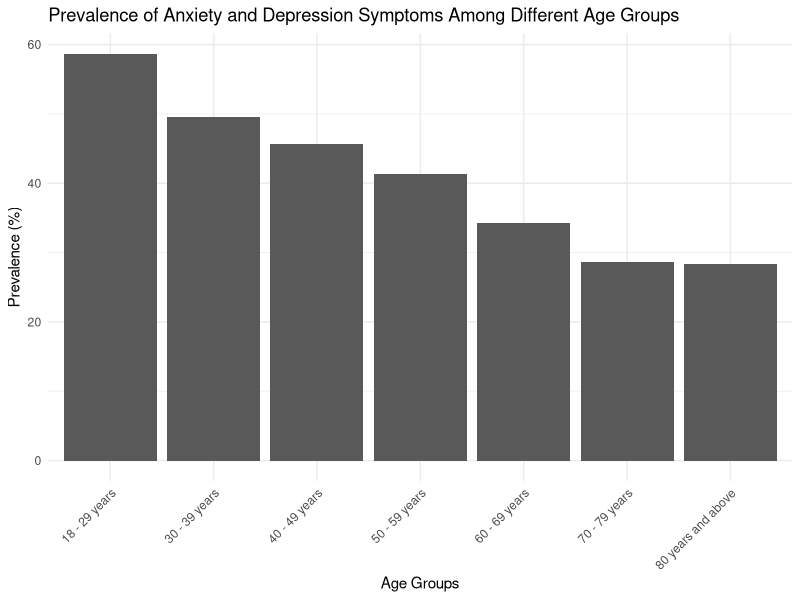
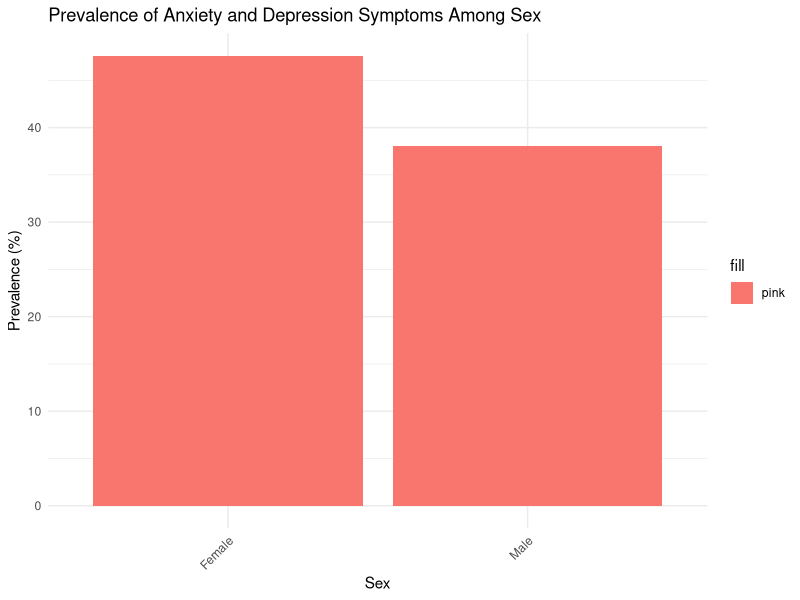
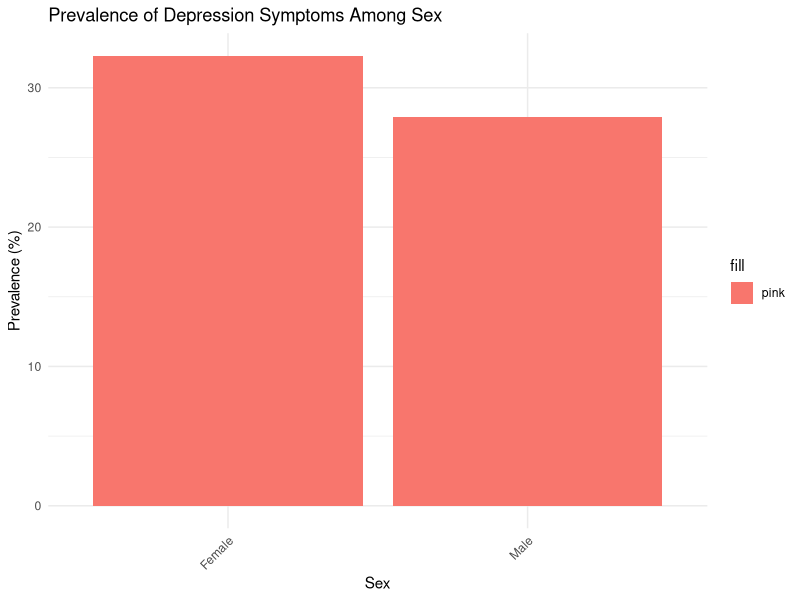
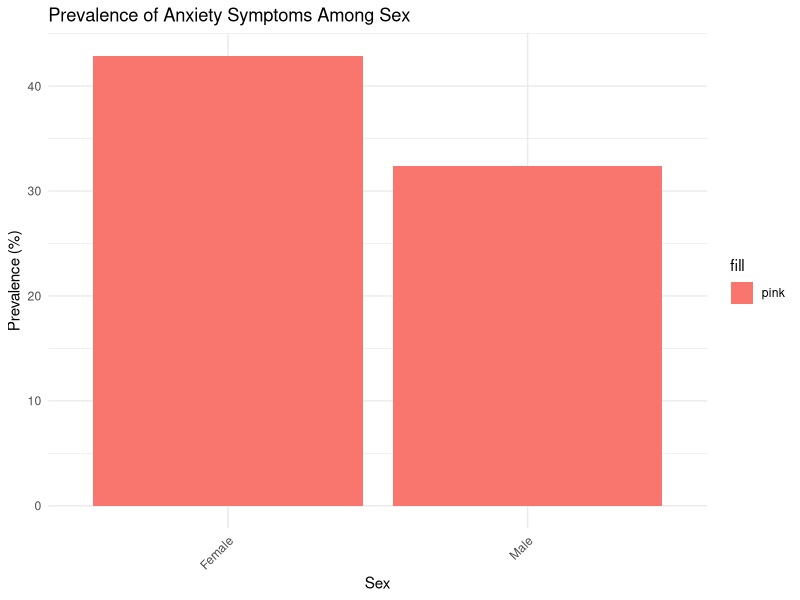
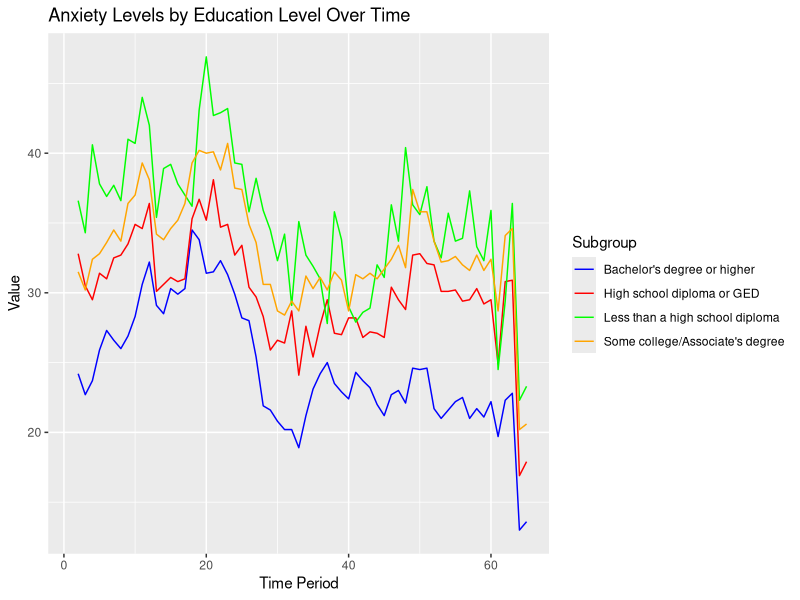
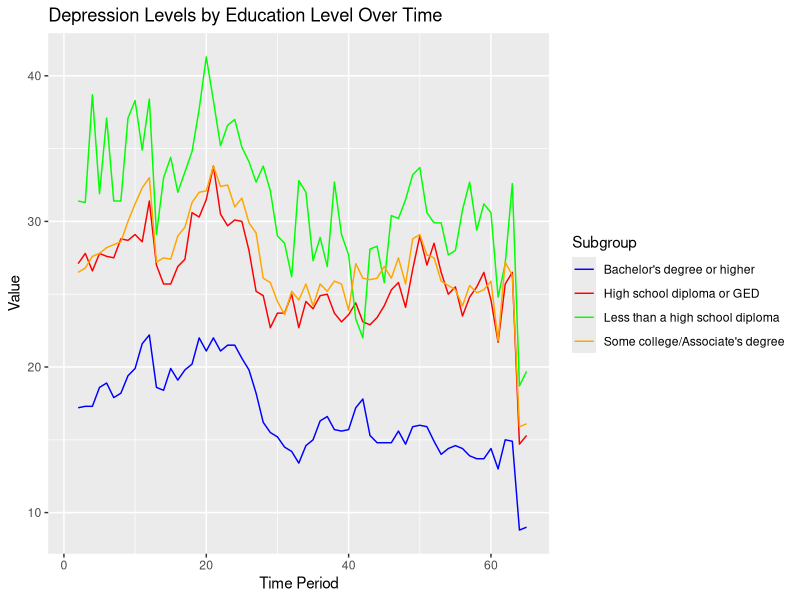
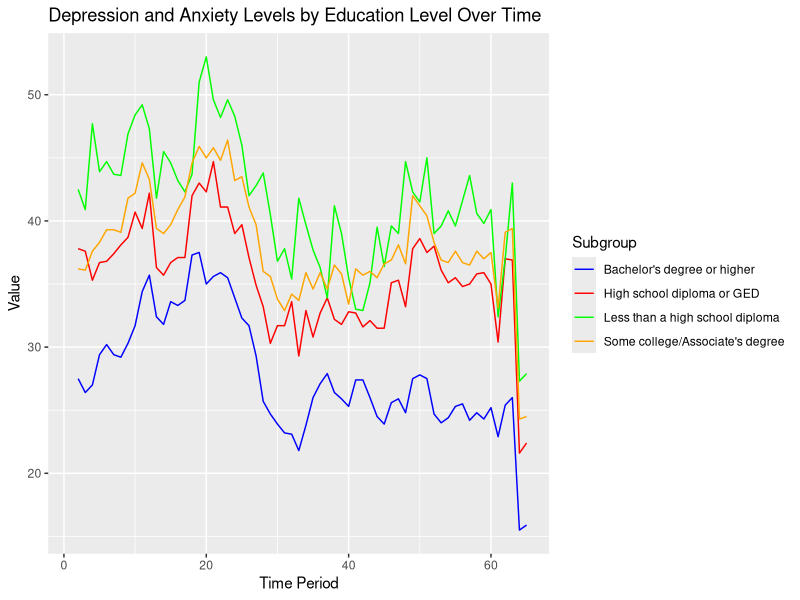
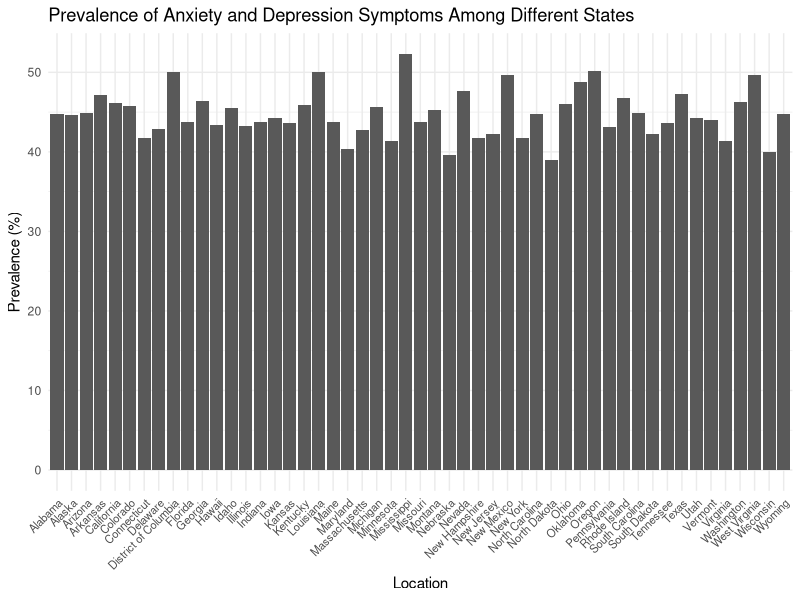

R code for these plots, in order:
## ---- chunk 1
knitr::opts_chunk$set(echo = TRUE)
## ---- chunk 2
library(readr)
anxiety_depression <- read_csv("Indicators_of_Anxiety_or_Depression_Based_on_Reported_Frequency_of_Symptoms_During_Last_7_Days.csv")
View(anxiety_depression)

## ---- chunk 3
# deleting unneeded columns
library(tidyverse)
col_delete <- c("Time Period Label", "Confidence Interval", "Quartile Range")

anxiety_depression <- anxiety_depression %>% 
  select(-one_of(col_delete))


#seperating the data by indicator
# Filter data for depressive disorder
depressive_data <- anxiety_depression %>%
  filter(Indicator == "Symptoms of Depressive Disorder")

# Filter data for anxiety disorder
anxiety_data <- anxiety_depression %>%
  filter(Indicator == "Symptoms of Anxiety Disorder")

# Filter data for depressive and anxiety disorder
depressive_anxiety_data <- anxiety_depression %>%
  filter(Indicator == "Symptoms of Anxiety Disorder or Depressive Disorder")

## ---- chunk 4
# Load the required library
library(tidyverse)

by_ages <- depressive_anxiety_data %>%  
  filter(Group == "By Age")


ggplot(data = by_ages, aes(x = Subgroup, y = Value)) +
  geom_bar(stat = "identity", position = "dodge") + 
  labs(title = "Prevalence of Anxiety and Depression Symptoms Among Different Age Groups",
       x = "Age Groups",
       y = "Prevalence (%)") +
  theme_minimal() +
  theme(axis.text.x = element_text(angle = 45, hjust = 1))
## ---- chunk 5
library(tidyverse)
#Depressive_anxiety_data
by_sex <- depressive_anxiety_data %>%  
  filter(Group == "By Sex")

ggplot(data = by_sex, aes(x = Subgroup, y = Value, fill = "pink")) +
  geom_bar(stat = "identity", position = "dodge") + 
  labs(title = "Prevalence of Anxiety and Depression Symptoms Among Sex",
       x = "Sex",
       y = "Prevalence (%)") +
  theme_minimal() +
  theme(axis.text.x = element_text(angle = 45, hjust = 1))

#Depressive data
by_sex <- depressive_data %>%  
  filter(Group == "By Sex")

ggplot(data = by_sex, aes(x = Subgroup, y = Value, fill = "pink")) +
  geom_bar(stat = "identity", position = "dodge") + 
  labs(title = "Prevalence of Depression Symptoms Among Sex",
       x = "Sex",
       y = "Prevalence (%)") +
  theme_minimal() +
  theme(axis.text.x = element_text(angle = 45, hjust = 1))

#Anxiety data
by_sex <- anxiety_data %>%   
  filter(Group == "By Sex")

ggplot(data = by_sex, aes(x = Subgroup, y = Value, fill = "pink")) +
  geom_bar(stat = "identity", position = "dodge") +  
  labs(title = "Prevalence of Anxiety Symptoms Among Sex",
       x = "Sex",
       y = "Prevalence (%)") +
  theme_minimal() +
  theme(axis.text.x = element_text(angle = 45, hjust = 1))

## ---- chunk 6
library(dplyr)

# Filter the dataset to include only entries where Group is "By Education"
anxiety_data_education <- anxiety_data %>% 
  filter(Group == "By Education")

library(ggplot2)

# Plotting the line chart
ggplot(anxiety_data_education, aes(x = `Time Period`, y = Value, color = Subgroup)) +
  geom_line() +
  labs(x = "Time Period", y = "Value") +
  ggtitle("Anxiety Levels by Education Level Over Time") +
  scale_color_manual(values = c("blue", "red", "green", "orange")) # Customizing line colors

depressive_data_education <- depressive_data %>% 
  filter(Group == "By Education")

# Plotting the line chart
ggplot(depressive_data_education, aes(x = `Time Period`, y = Value, color = Subgroup)) +
  geom_line() +
  labs(x = "Time Period", y = "Value") +
  ggtitle("Depression Levels by Education Level Over Time") +
  scale_color_manual(values = c("blue", "red", "green", "orange"))


depressive_anxiety_data_education <- depressive_anxiety_data %>% 
  filter(Group == "By Education")

# Plotting the line chart
ggplot(depressive_anxiety_data_education, aes(x = `Time Period`, y = Value, color = Subgroup)) +
  geom_line() +
  labs(x = "Time Period", y = "Value") +
  ggtitle("Depression and Anxiety Levels by Education Level Over Time") +
  scale_color_manual(values = c("blue", "red", "green", "orange"))

## ---- chunk 7
#anxiety and depression based on location 
by_state <- depressive_anxiety_data %>%  
  filter(Group == "By State")

ggplot(data = by_state, aes(x = Subgroup, y = Value)) +
  geom_bar(stat = "identity", position = "dodge") + 
  labs(title = "Prevalence of Anxiety and Depression Symptoms Among Different States",
       x = "Location",
       y = "Prevalence (%)") +
  theme_minimal() +
  theme(axis.text.x = element_text(angle = 45, hjust = 1, size = 8))


#Anxiety based on location
by_state <- anxiety_data %>%  
  filter(Group == "By State")

ggplot(data = by_state, aes(x = Subgroup, y = Value)) +
  geom_bar(stat = "identity", position = "dodge") + 
  labs(title = "Prevalence of Anxiety and Depression Symptoms Among Different States",
       x = "Location",
       y = "Prevalence (%)") +
  theme_minimal() +
  theme(axis.text.x = element_text(angle = 45, hjust = 1, size = 8))


#Depression based on location
by_state <- depressive_data %>%  
  filter(Group == "By State")

ggplot(data = by_state, aes(x = Subgroup, y = Value)) +
  geom_bar(stat = "identity", position = "dodge") + 
  labs(title = "Prevalence of Anxiety and Depression Symptoms Among Different States",
       x = "Location",
       y = "Prevalence (%)") +
  theme_minimal() +
  theme(axis.text.x = element_text(angle = 45, hjust = 1, size = 8))





## ---- chunk 8
by_race <- depressive_anxiety_data %>%  
  filter(Group == "By Race/Hispanic ethnicity")

ggplot(data = by_race, aes(x = Subgroup, y = Value)) +
  geom_bar(stat = "identity", position = "dodge") + 
  labs(title = "Prevalence of Anxiety and Depression Symptoms Among Different States",
       x = "Location",
       y = "Prevalence (%)") +
  theme_minimal() +
  theme(axis.text.x = element_text(angle = 45, hjust = 1, size = 8))



by_race <- anxiety_data %>%  
  filter(Group == "By Race/Hispanic ethnicity")

ggplot(data = by_race, aes(x = Subgroup, y = Value)) +
  geom_bar(stat = "identity", position = "dodge") + 
  labs(title = "Prevalence of Anxiety and Depression Symptoms Among Different States",
       x = "Location",
       y = "Prevalence (%)") +
  theme_minimal() +
  theme(axis.text.x = element_text(angle = 45, hjust = 1, size = 8))



by_race <- depressive_data %>%  
  filter(Group == "By Race/Hispanic ethnicity")

ggplot(data = by_race, aes(x = Subgroup, y = Value)) +
  geom_bar(stat = "identity", position = "dodge") + 
  labs(title = "Prevalence of Anxiety and Depression Symptoms Among Different States",
       x = "Location",
       y = "Prevalence (%)") +
  theme_minimal() +
  theme(axis.text.x = element_text(angle = 45, hjust = 1, size = 8))
## ---- chunk 9
anxiety_data_education <- anxiety_data %>% 
  filter(Group == "By Race/Hispanic ethnicity")

library(ggplot2)

# Plotting the line chart
ggplot(anxiety_data_education, aes(x = `Time Period`, y = Value, color = Subgroup)) +
  geom_line() +
  labs(x = "Time Period", y = "Value") +
  ggtitle("Anxiety Levels by Race/Hispanci ethnicity Over Time") +
  scale_color_manual(values = c("blue", "red", "green", "orange", "pink"))
